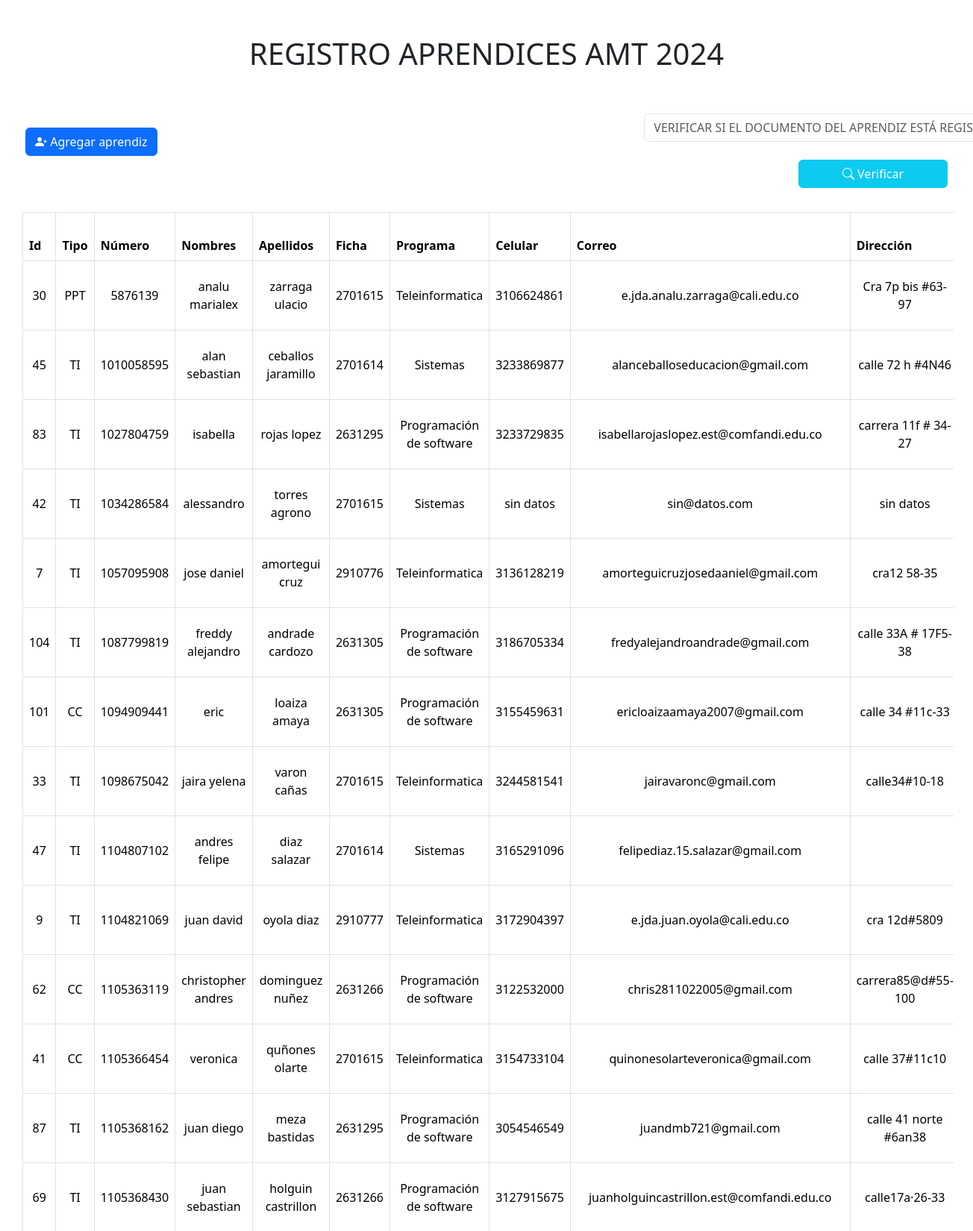
The page / (upper part) on the database its author committed.
### tables this page shows
CREATE TABLE `aprendices_amt` (
  `id` int(11) NOT NULL,
  `tipo_documento` varchar(255) DEFAULT NULL,
  `numero_documento` int(255) NOT NULL,
  `nombres` varchar(255) DEFAULT NULL,
  `apellidos` varchar(255) DEFAULT NULL,
  `ficha` varchar(255) DEFAULT NULL,
  `programa` varchar(255) DEFAULT NULL,
  `numero_celular` varchar(255) DEFAULT NULL,
  `correo` varchar(255) DEFAULT NULL,
  `direccion_vivienda` varchar(255) DEFAULT NULL,
  `fecha_nacimiento` date DEFAULT NULL,
  `colegio` varchar(255) DEFAULT NULL,
  `estado_actual` varchar(255) DEFAULT NULL
);

### index.php (the view, shortened to what this page needs)
<?php
include("./config/conn.php");
$query = $conn->query("SELECT * FROM `aprendices_amt`");
?>
<!doctype html>
<html lang="en">
<head>
    <link href="https://cdn.jsdelivr.net/npm/bootstrap@5.3.2/dist/css/bootstrap.min.css" rel="stylesheet"
 />
    <link rel="stylesheet" href="https://cdn.jsdelivr.net/npm/bootstrap-icons@1.11.3/font/bootstrap-icons.min.css">
    <link
        href="https://cdn.datatables.net/v/bs5/jszip-3.10.1/dt-2.1.2/b-3.1.0/b-html5-3.1.0/b-print-3.1.0/datatables.min.css"
        rel="stylesheet">
    <link rel="stylesheet" href="https://cdn.datatables.net/2.1.2/css/dataTables.dataTables.css">
</head>
<body>
    <main style="padding: 0 30px;">
        <h1 class="mt-5 mb-5 text-center">REGISTRO APRENDICES AMT 2024</h1>
        <div class="row justify-content-center align-items-center g-2">
            <div class="row align-items-center g-2">
                <div class="col-2">
                    <a name="" id="" class="btn btn-primary mb-4" href="./views/agregar_aprendiz.php"
                        role="button"><i class="bi bi-person-plus-fill">
                        </i> Agregar aprendiz</a>
                </div>
                <div class="col-4">
                    <form action="./controllers/verificar.php" method="post">
                        <div class="mb-4" style="display: inline-block;">
                            <input style="float:left; width: 500px; text-align:center;" type="text"
                                class="form-control" name="verificar_doc" id="" autocomplete="off"
                                placeholder="VERIFICAR SI EL DOCUMENTO DEL APRENDIZ ESTÁ REGISTRADO" />
                        </div>
                        <button style="width: 200px; float:right; color:white;" id="miBoton1" type="submit"
                            class="btn btn-info"><i class="bi bi-search"></i> Verificar</button>
                    </form>
                </div>
            </div>
            <div class="table-responsive">
                <table class="table table-hover table-bordered display mt-4 mb-4 " id="example">
                    <thead>
                        <tr>
                            <th>Id</th>
                            <th>Tipo</th>
                            <th>Número</th>
                            <th>Nombres</th>
                            <th>Apellidos</th>
                            <th>Ficha</th>
                            <th>Programa</th>
                            <th>Celular</th>
                            <th>Correo</th>
                            <th>Dirección</th>
                        </tr>
                    </thead>
                    <tbody class="text-center" style="vertical-align: middle;">
                        <?php while ($aprendices = $query->fetchObject()) { ?>
                            <tr>
                                <td><?= $aprendices->id ?></td>
                                <td><?= $aprendices->tipo_documento ?></td>
                                <td><?= $aprendices->numero_documento ?></td>
                                <td><?= $aprendices->nombres ?></td>
                                <td><?= $aprendices->apellidos ?></td>
                                <td><?= $aprendices->ficha ?></td>
                                <td><?= $aprendices->programa ?></td>
                                <td><?= $aprendices->numero_celular ?></td>
                                <td><?= $aprendices->correo ?></td>
                                <td><?= $aprendices->direccion_vivienda ?></td>
                            </tr>
                        <?php } ?>
                    </tbody>
                </table>
            </div>
        </div>
    </main>
</body>
</html>

### rows shown on the page
aprendices_amt: id "30", tipo_documento "PPT", numero_documento "5876139", nombres "analu marialex", apellidos "zarraga ulacio", ficha "2701615", programa "Teleinformatica", numero_celular "3106624861", correo "e.jda.analu.zarraga@cali.edu.co", direccion_vivienda "Cra 7p bis #63-97"
aprendices_amt: id "45", tipo_documento "TI", numero_documento "1010058595", nombres "alan sebastian", apellidos "ceballos jaramillo", ficha "2701614", programa "Sistemas", numero_celular "3233869877", correo "alanceballoseducacion@gmail.com", direccion_vivienda "calle 72 h #4N46"
aprendices_amt: id "83", tipo_documento "TI", numero_documento "1027804759", nombres "isabella", apellidos "rojas lopez", ficha "2631295", programa "Programación de software", numero_celular "3233729835", correo "isabellarojaslopez.est@comfandi.edu.co", direccion_vivienda "carrera 11f # 34-27"
aprendices_amt: id "42", tipo_documento "TI", numero_documento "1034286584", nombres "alessandro", apellidos "torres agrono", ficha "2701615", programa "Sistemas", numero_celular "sin datos", correo "sin@datos.com", direccion_vivienda "sin datos"
aprendices_amt: id "7", tipo_documento "TI", numero_documento "1057095908", nombres "jose daniel", apellidos "amortegui cruz", ficha "2910776", programa "Teleinformatica", numero_celular "3136128219", correo "amorteguicruzjosedaaniel@gmail.com", direccion_vivienda "cra12 58-35"
aprendices_amt: id "104", tipo_documento "TI", numero_documento "1087799819", nombres "freddy alejandro", apellidos "andrade cardozo", ficha "2631305", programa "Programación de software", numero_celular "3186705334", correo "fredyalejandroandrade@gmail.com", direccion_vivienda "calle 33A # 17F5-38"
aprendices_amt: id "101", tipo_documento "CC", numero_documento "1094909441", nombres "eric", apellidos "loaiza amaya", ficha "2631305", programa "Programación de software", numero_celular "3155459631", correo "ericloaizaamaya2007@gmail.com", direccion_vivienda "calle 34 #11c-33"
aprendices_amt: id "33", tipo_documento "TI", numero_documento "1098675042", nombres "jaira yelena", apellidos "varon cañas", ficha "2701615", programa "Teleinformatica", numero_celular "3244581541", correo "jairavaronc@gmail.com", direccion_vivienda "calle34#10-18"
aprendices_amt: id "47", tipo_documento "TI", numero_documento "1104807102", nombres "andres felipe", apellidos "diaz salazar", ficha "2701614", programa "Sistemas", numero_celular "3165291096", correo "felipediaz.15.salazar@gmail.com"
aprendices_amt: id "9", tipo_documento "TI", numero_documento "1104821069", nombres "juan david", apellidos "oyola diaz", ficha "2910777", programa "Teleinformatica", numero_celular "3172904397", correo "e.jda.juan.oyola@cali.edu.co", direccion_vivienda "cra 12d#5809"
aprendices_amt: id "62", tipo_documento "CC", numero_documento "1105363119", nombres "christopher andres", apellidos "dominguez nuñez", ficha "2631266", programa "Programación de software", numero_celular "3122532000", correo "chris2811022005@gmail.com", direccion_vivienda "carrera85@d#55-100"
aprendices_amt: id "41", tipo_documento "CC", numero_documento "1105366454", nombres "veronica", apellidos "quñones olarte", ficha "2701615", programa "Teleinformatica", numero_celular "3154733104", correo "quinonesolarteveronica@gmail.com", direccion_vivienda "calle 37#11c10"
aprendices_amt: id "87", tipo_documento "TI", numero_documento "1105368162", nombres "juan diego", apellidos "meza bastidas", ficha "2631295", programa "Programación de software", numero_celular "3054546549", correo "juandmb721@gmail.com", direccion_vivienda "calle 41 norte #6an38"
aprendices_amt: id "69", tipo_documento "TI", numero_documento "1105368430", nombres "juan sebastian", apellidos "holguin castrillon", ficha "2631266", programa "Programación de software", numero_celular "3127915675", correo "juanholguincastrillon.est@comfandi.edu.co", direccion_vivienda "calle17a·26-33"
